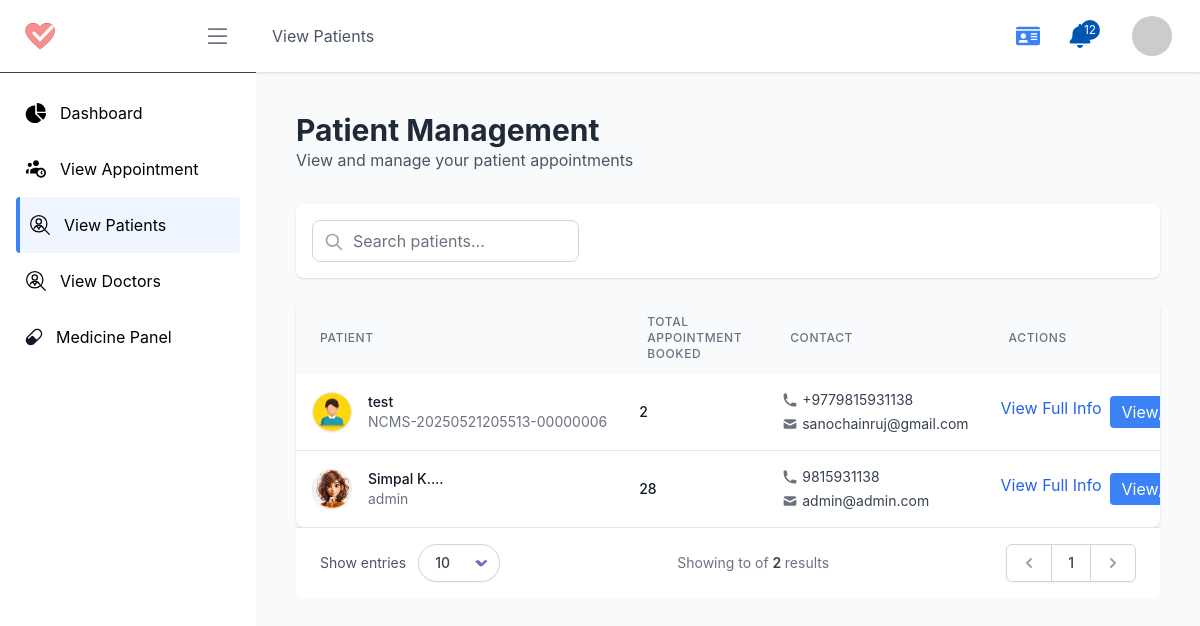
/m/view-patients/, run on an earlier commit of the app's database.
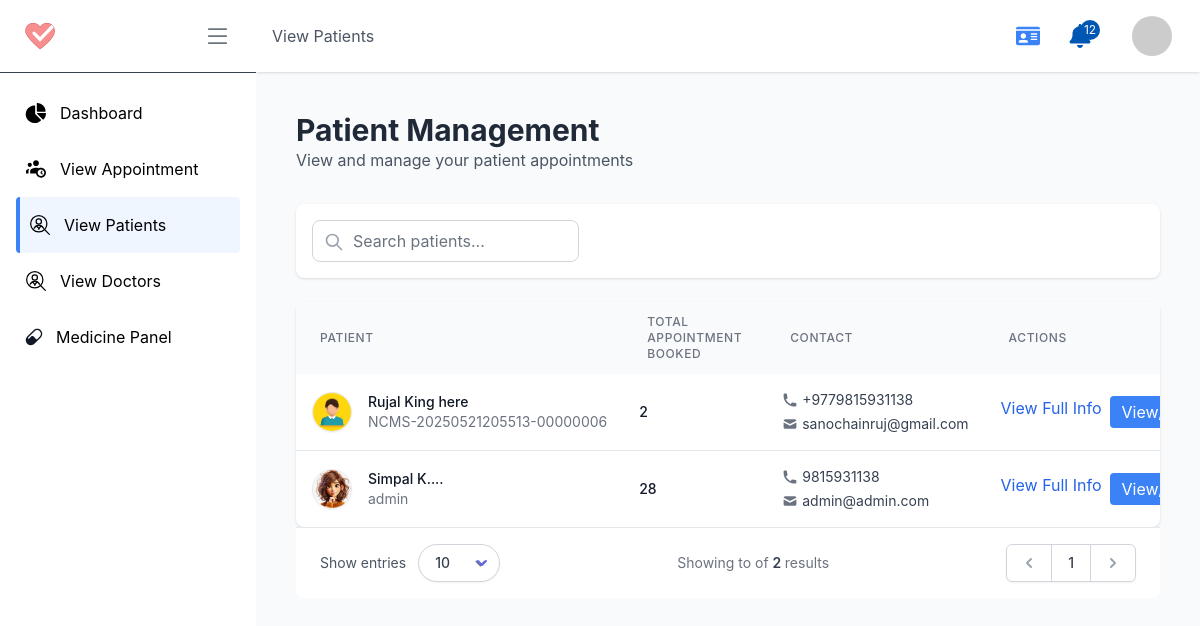
And on a later commit of the database.
### account/models.py (models this page shows, shortened)
class Profile(models.Model):
    user = models.OneToOneField(User, on_delete=models.CASCADE, related_name="profile")
    role = models.CharField(max_length=10, choices=USER_ROLES, default='patient')
    profile_pic = models.ImageField(upload_to='profile_pictures/', default='profile_pictures/default.jpg')
    phone_regex = RegexValidator(regex=r'^\+?1?\d{9,15}$', message="Phone number must be entered in the format: '+999999999'. Up to 15 digits allowed.")
    ph_number = models.CharField(validators=[phone_regex], max_length=16, blank=True) # validators should be a list
    address = models.CharField(max_length=255, blank=True)
    date_of_birth = models.DateField(null=True, blank=True)
    gender = models.CharField(max_length=10, choices=[('male', 'Male'), ('female', 'Female'), ('other', 'Other')], blank=True)
    email_notification = models.BooleanField(default=True)
    sms_notification = models.BooleanField(default=True)
    reminders = models.BooleanField(default=True)
    created_at = models.DateTimeField(auto_now_add=True)
    updated_at = models.DateTimeField(auto_now=True)
    is_active = models.BooleanField(default=True)
    is_verified = models.BooleanField(default=False)

### management/views.py (the view)
# urls.py: path('view-patients/', ViewPatients, name='ViewPatients_d'),
def ViewPatients(request):
    patients = Profile.objects.filter(role='patient').order_by('-created_at')
    per_page = int(request.GET.get('per_page', 10))
    paginator = Paginator(patients, per_page)
    page_num = request.GET.get('page')
    try:
        page_obj = paginator.page(page_num)
    except PageNotAnInteger:
        page_obj = paginator.page(1)
    except EmptyPage:
        page_obj = paginator.page(paginator.num_pages)
    per_page_options = [10, 25, 50, 100]
    context = {
        'patients': page_obj,
        'paginator': paginator,
        'per_page': per_page,
        'per_page_options': per_page_options,
    }
    return render(request, 'pages/management/view_patients.html', context)

### templates/pages/management/view_patients.html (shortened to what the changed rows need)
{% extends "pages/management/M_base.html" %}
{% load static %}
{% block content %}
<div class="flex h-screen overflow-hidden">
    <div class="flex-1 overflow-y-auto">
        <div class="p-6 lg:p-10 w-full">
            <div class="mb-8">
                <h2 class="text-3xl font-bold text-gray-800">Patient Management</h2>
            </div>
            <div class="bg-white rounded-lg shadow overflow-hidden">
                <div class="overflow-x-auto">
                    <table class="w-full">
                        <thead class="bg-gray-50">
                            <tr>
                                <th
                                    class="px-6 py-3 text-left text-xs font-medium text-gray-500 uppercase tracking-wider">
                                    Patient</th>
                                <th
                                    class="px-6 py-3 text-left text-xs font-medium text-gray-500 uppercase tracking-wider">
                                    Total Appointment Booked</th>
                                <th
                                    class="px-6 py-3 text-left text-xs font-medium text-gray-500 uppercase tracking-wider">
                                   Contact</th>
                                <th
                                    class="px-6 py-3 text-left text-xs font-medium text-gray-500 uppercase tracking-wider">
                                    Actions</th>
                            </tr>
                        </thead>
                        <tbody id="patientTableBody" class="divide-y divide-gray-200">
                            {% for each_P in patients %}
                                <tr class="hover:bg-gray-50 transition-all duration-200"  id="{{ apot.uuid }}">
                                    <td class="table-cell px-4 py-4 whitespace-nowrap doctor-details"
                                        title="View Profile" data-patient="{{ each_P.user.first_name }}" >
                                        <a href="{% url 'ViewPatientsRecords' each_P.user.username %}" target="_blank_" class="bg-indigo-600 hover:bg-indigo-800">
                                            <div class="flex items-center">
                                                <div class="flex-shrink-0 h-10 w-10">
                                                    <img class="h-10 w-10 rounded-full object-cover shadow-sm border border-gray-200 transition-transform duration-200 hover:scale-110"
                                                        src="{{ each_P.profile_pic.url }}"
                                                        alt="{{ each_P.user.first_name}}">
                                                </div>
                                                <div class="ml-4">
                                                    <p class="text-sm font-medium text-gray-900" data-doctor="{{ each_P.user.first_name }}"  >{{ each_P.user.first_name }}
                                                    </p>
                                                    <div class="text-sm text-gray-500" data-specialization='{{ each_P.user.username }}' >{{ each_P.user.username }}</div>
                                                </div>
                                            </div>
                                        </a>
                                    </td>
                                    <td class="table-cell px-4 py-4 whitespace-nowrap doctor-details">
                                        <p class="text-sm font-medium text-gray-900" data-patient="{{ each_P.user.first_name }}" >
                                            {{ each_P.patients_appointments.count }}
                                        </p>
                                    </td>
                                    <td class="table-cell px-4 py-4 whitespace-nowrap">
                                        <div class="flex flex-col">
                                            <div class="flex items-center mb-1">
                                                <span class="text-sm text-gray-700">{{ each_P.ph_number|default:"Null" }}</span>
                                            </div>
                                            <div class="flex items-center">
                                                <svg xmlns="http://www.w3.org/2000/svg" class="h-4 w-4 text-gray-500 mr-1" viewBox="0 0 20 20" fill="currentColor">
                                                    <path d="M2.003 5.884L10 9.882l7.997-3.998A2 2 0 0016 4H4a2 2 0 00-1.997 1.884z" />
                                                    <path d="M18 8.118l-8 4-8-4V14a2 2 0 002 2h12a2 2 0 002-2V8.118z" />
                                                </svg>
                                                <span class="text-sm text-gray-700">{{ each_P.user.email|default:'Null' }}</span>
                                            </div>
                                        </div>
                                    </td>
                                    <td class="px-4 py-4 whitespace-nowrap">
                                        <div class="flex space-x-2">
                                            <a href="{% url 'ViewPatientsRecords' each_P.user.username %}" target="_blank"
                                                class="text-blue-600 hover:text-blue-800 transition-colors">
                                                View Full Info
                                            </a>
                                            <button class="bg-blue-500 text-white px-3 py-1 rounded patient-modal-trigger" data-username="{{ each_P.user.username }}">
                                                View/Edit
                                              </button>
                                        </div>
                                    </td>
                                </tr>
                            {% empty %}
                                <tr class="col-span-full text-gray-500">
                                    <td>
                                        No Patients Found
                                    </td>
                                </tr>
                            {% endfor %}
                        </tbody>
                    </table>
                </div>
            </div>
        </div>
    </div>
</div>
{% load static %}
{% endblock content %}

What changed in the data, as far as the page shows it:
changed Profile "NCMS-20250521205513-00000006": user.first_name "test" → "Rujal King here"
